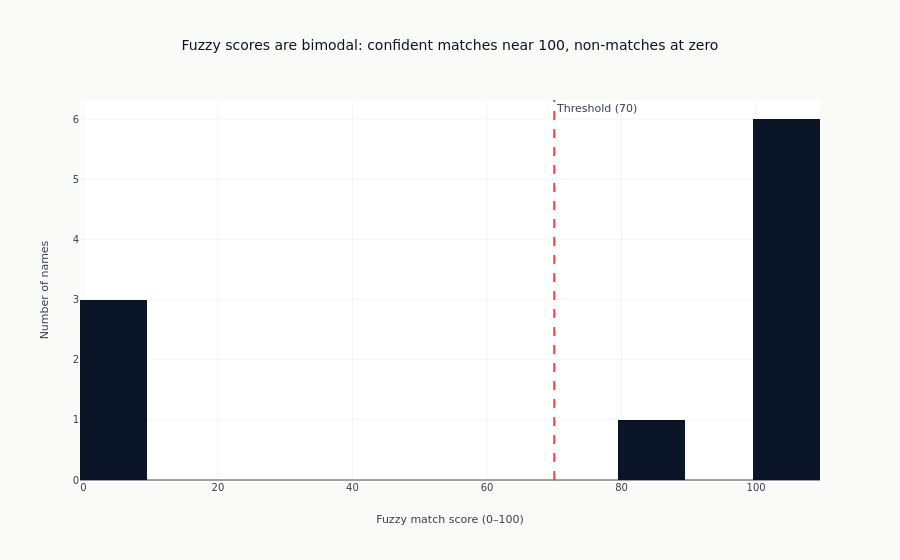

The cell this chart's notebook holds for it:
### Code cell
# Score distribution
fig = px.histogram(
    resolved_alt_data.to_pandas(),
    x="match_score",
    nbins=20,
    title="Fuzzy scores are bimodal: confident matches near 100, non-matches at zero",
    labels={"match_score": "Fuzzy match score (0–100)", "count": "Number of names"},
    color_discrete_sequence=[COLORS["blue"]],
)
fig.update_yaxes(title_text="Number of names")
fig.add_vline(
    x=MATCH_THRESHOLD,
    line_dash="dash",
    line_color=COLORS["negative"],
    annotation_text=f"Threshold ({MATCH_THRESHOLD})",
)
fig.show()

### Figure 1 — Plotly figure (JSON) as saved in the notebook; plotly's stock layout.template omitted (floating-point values rounded to 4 significant figures)
{"data": [{"bingroup": "x", "hovertemplate": "Fuzzy match score (0–100)=%{x}<br>count=%{y}<extra></extra>", "legendgroup": "", "marker": {"color": "#0a1628", "pattern": {"shape": ""}}, "name": "", "nbinsx": 20, "orientation": "v", "showlegend": false, "type": "histogram", "x": [100, 100, 0, 100, 0, 100, 100, 100, 84, 0], "xaxis": "x", "yaxis": "y"}], "layout": {"annotations": [{"showarrow": false, "text": "Threshold (70)", "x": 70, "xanchor": "left", "xref": "x", "y": 1, "yanchor": "top", "yref": "y domain"}], "barmode": "relative", "legend": {"tracegroupgap": 0}, "shapes": [{"line": {"color": "#ef4444", "dash": "dash"}, "type": "line", "x0": 70, "x1": 70, "xref": "x", "y0": 0, "y1": 1, "yref": "y domain"}], "title": {"text": "Fuzzy scores are bimodal: confident matches near 100, non-matches at zero"}, "xaxis": {"anchor": "y", "domain": [0.0, 1.0], "title": {"text": "Fuzzy match score (0–100)"}}, "yaxis": {"anchor": "x", "domain": [0.0, 1.0], "title": {"text": "Number of names"}}}}
